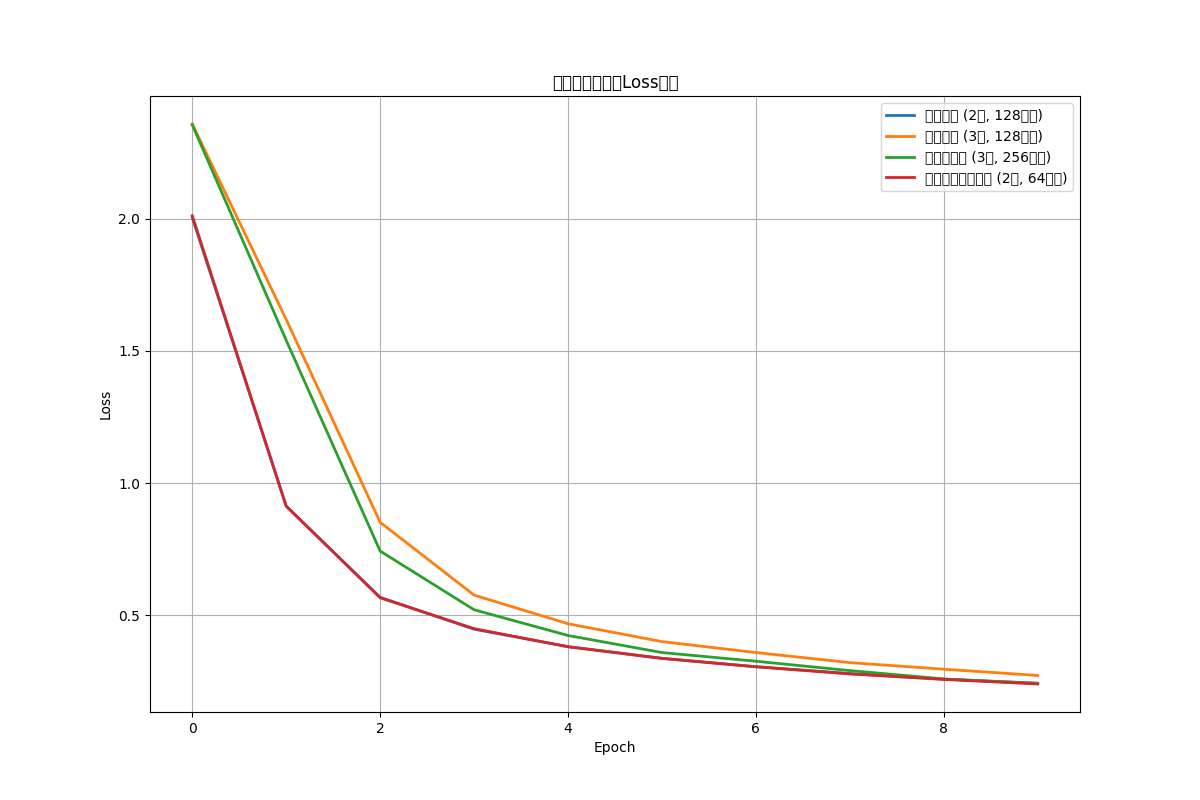

Recreate this plot in Python.
import pandas as pd
import torch
import torch.nn as nn
import torch.optim as optim
from torch.utils.data import Dataset, DataLoader
import matplotlib.pyplot as plt

# 数据加载和预处理
dataset = pd.read_csv("../Week01/dataset.csv", sep="\t", header=None)
texts = dataset[0].tolist() # 样本集
string_labels = dataset[1].tolist() # 标签

# 将标签按数字分类
label_to_index = {label: i for i, label in enumerate(set(string_labels))}

# 将原数据标签换成数字
numerical_labels = [label_to_index[label] for label in string_labels]

# 将数据每个字按数字分类
char_to_index = {'<pad>': 0}
for text in texts:
    for char in text:
        if char not in char_to_index:
            char_to_index[char] = len(char_to_index)

vocab_size = len(char_to_index)
max_len = 40

class CharBoWDataset(Dataset):
    def __init__(self, texts, labels, char_to_index, max_len, vocab_size):
        self.texts = texts
        self.labels = torch.tensor(labels, dtype=torch.long)
        self.char_to_index = char_to_index
        self.max_len = max_len
        self.vocab_size = vocab_size
        self.bow_vectors = self._create_bow_vectors()

    def _create_bow_vectors(self):
        tokenized_texts = []
        for text in self.texts:
            tokenized = [self.char_to_index.get(char, 0) for char in text[:self.max_len]]
            tokenized += [0] * (self.max_len - len(tokenized))
            tokenized_texts.append(tokenized)

        bow_vectors = []
        for text_indices in tokenized_texts:
            bow_vector = torch.zeros(self.vocab_size)
            for index in text_indices:
                if index != 0:
                    bow_vector[index] += 1
            bow_vectors.append(bow_vector)
        return torch.stack(bow_vectors)

    def __len__(self):
        return len(self.texts)

    def __getitem__(self, idx):
        return self.bow_vectors[idx], self.labels[idx]

# 定义不同结构的模型
class SimpleClassifier1(nn.Module):  # 原始结构
    def __init__(self, input_dim, hidden_dim, output_dim):
        super(SimpleClassifier1, self).__init__()
        self.fc1 = nn.Linear(input_dim, hidden_dim)
        self.relu = nn.ReLU()
        self.fc2 = nn.Linear(hidden_dim, output_dim)

    def forward(self, x):
        out = self.fc1(x)
        out = self.relu(out)
        out = self.fc2(out)
        return out

class SimpleClassifier2(nn.Module):  # 增加层数
    def __init__(self, input_dim, hidden_dim1, hidden_dim2, output_dim):
        super(SimpleClassifier2, self).__init__()
        self.fc1 = nn.Linear(input_dim, hidden_dim1)
        self.fc2 = nn.Linear(hidden_dim1, hidden_dim2)
        self.fc3 = nn.Linear(hidden_dim2, output_dim)
        self.relu = nn.ReLU()
        self.dropout = nn.Dropout(0.3)

    def forward(self, x):
        out = self.fc1(x)
        out = self.relu(out)
        out = self.dropout(out)
        out = self.fc2(out)
        out = self.relu(out)
        out = self.dropout(out)
        out = self.fc3(out)
        return out

class SimpleClassifier3(nn.Module):  # 增加节点数
    def __init__(self, input_dim, hidden_dim, output_dim):
        super(SimpleClassifier3, self).__init__()
        self.fc1 = nn.Linear(input_dim, hidden_dim * 2)  # 双倍节点
        self.fc2 = nn.Linear(hidden_dim * 2, hidden_dim)  # 保持原有节点
        self.fc3 = nn.Linear(hidden_dim, output_dim)
        self.relu = nn.ReLU()
        self.dropout = nn.Dropout(0.3)

    def forward(self, x):
        out = self.fc1(x)
        out = self.relu(out)
        out = self.dropout(out)
        out = self.fc2(out)
        out = self.relu(out)
        out = self.dropout(out)
        out = self.fc3(out)
        return out

class SimpleClassifier4(nn.Module):  # 减少层数和节点数
    def __init__(self, input_dim, hidden_dim, output_dim):
        super(SimpleClassifier4, self).__init__()
        self.fc1 = nn.Linear(input_dim, hidden_dim // 2)  # 一半节点
        self.fc2 = nn.Linear(hidden_dim // 2, output_dim)
        self.relu = nn.ReLU()

    def forward(self, x):
        out = self.fc1(x)
        out = self.relu(out)
        out = self.fc2(out)
        return out

# 训练函数
def train_model(model, dataloader, num_epochs=10, lr=0.04):
    criterion = nn.CrossEntropyLoss()
    optimizer = optim.SGD(model.parameters(), lr=lr)
    
    losses = []
    
    for epoch in range(num_epochs):
        model.train()
        running_loss = 0.0
        for idx, (inputs, labels) in enumerate(dataloader):
            optimizer.zero_grad()
            outputs = model(inputs)
            loss = criterion(outputs, labels)
            loss.backward()
            optimizer.step()
            running_loss += loss.item()
        
        epoch_loss = running_loss / len(dataloader)
        losses.append(epoch_loss)
        print(f"Epoch [{epoch + 1}/{num_epochs}], Loss: {epoch_loss:.4f}")
    
    return losses

# 准备数据
char_dataset = CharBoWDataset(texts, numerical_labels, char_to_index, max_len, vocab_size)
dataloader = DataLoader(char_dataset, batch_size=32, shuffle=True)

# 模型参数
input_dim = vocab_size
hidden_dim = 128
output_dim = len(label_to_index)

# 训练不同结构的模型并记录loss
print("=" * 50)
print("训练原始模型 (2层，128节点)")
model1 = SimpleClassifier1(input_dim, hidden_dim, output_dim)
losses1 = train_model(model1, dataloader)

print("=" * 50)
print("训练增加层数的模型 (3层，128节点)")
model2 = SimpleClassifier2(input_dim, 128, 64, output_dim)
losses2 = train_model(model2, dataloader)

print("=" * 50)
print("训练增加节点数的模型 (3层，256节点)")
model3 = SimpleClassifier3(input_dim, hidden_dim, output_dim)
losses3 = train_model(model3, dataloader)

print("=" * 50)
print("训练减少层数和节点数的模型 (2层，64节点)")
model4 = SimpleClassifier4(input_dim, hidden_dim, output_dim)
losses4 = train_model(model4, dataloader)

# 绘制loss曲线
plt.figure(figsize=(12, 8))
plt.plot(losses1, label='原始模型 (2层, 128节点)', linewidth=2)
plt.plot(losses2, label='增加层数 (3层, 128节点)', linewidth=2)
plt.plot(losses3, label='增加节点数 (3层, 256节点)', linewidth=2)
plt.plot(losses4, label='减少层数和节点数 (2层, 64节点)', linewidth=2)

plt.xlabel('Epoch')
plt.ylabel('Loss')
plt.title('不同模型结构的Loss对比')
plt.legend()
plt.grid(True)
plt.savefig('model_comparison.png')
plt.show()

# 打印最终loss对比
print("\n" + "=" * 60)
print("最终Loss对比:")
print(f"原始模型 (2层, 128节点): {losses1[-1]:.4f}")
print(f"增加层数 (3层, 128节点): {losses2[-1]:.4f}")
print(f"增加节点数 (3层, 256节点): {losses3[-1]:.4f}")
print(f"减少层数和节点数 (2层, 64节点): {losses4[-1]:.4f}")

# 测试函数
def classify_text(text, model, char_to_index, vocab_size, max_len, index_to_label):
    tokenized = [char_to_index.get(char, 0) for char in text[:max_len]]
    tokenized += [0] * (max_len - len(tokenized))

    bow_vector = torch.zeros(vocab_size)
    for index in tokenized:
        if index != 0:
            bow_vector[index] += 1

    bow_vector = bow_vector.unsqueeze(0)

    model.eval()
    with torch.no_grad():
        output = model(bow_vector)

    _, predicted_index = torch.max(output, 1)
    predicted_index = predicted_index.item()
    predicted_label = index_to_label[predicted_index]

    return predicted_label

index_to_label = {i: label for label, i in label_to_index.items()}

# 测试所有模型
test_texts = ["帮我导航到北京", "查询明天北京的天气", "播放周杰伦的音乐", "打开空调"]

print("\n" + "=" * 60)
print("模型预测结果对比:")

for text in test_texts:
    print(f"\n输入文本: '{text}'")
    pred1 = classify_text(text, model1, char_to_index, vocab_size, max_len, index_to_label)
    pred2 = classify_text(text, model2, char_to_index, vocab_size, max_len, index_to_label)
    pred3 = classify_text(text, model3, char_to_index, vocab_size, max_len, index_to_label)
    pred4 = classify_text(text, model4, char_to_index, vocab_size, max_len, index_to_label)
    
    print(f"  原始模型: {pred1}")
    print(f"  增加层数: {pred2}")
    print(f"  增加节点: {pred3}")
    print(f"  减少参数: {pred4}")
